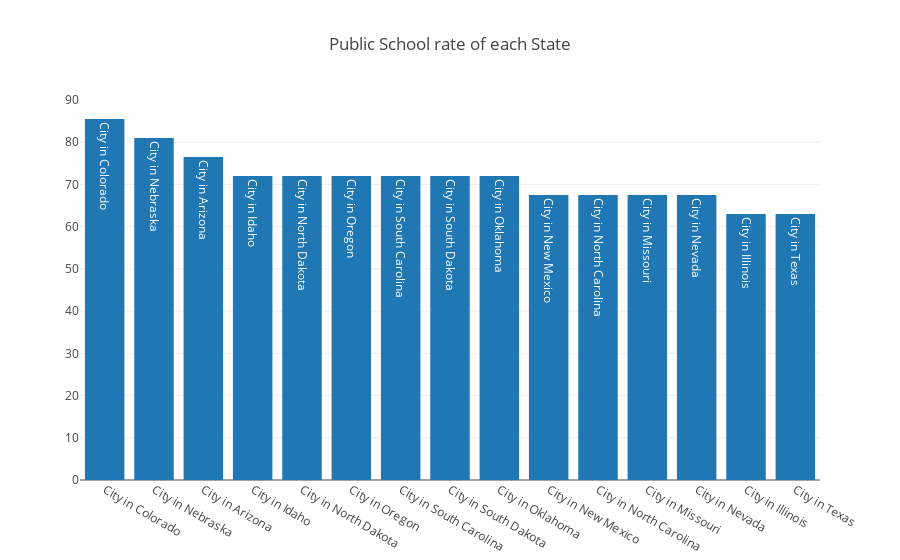

The notebook cell saved with this chart:
### Code cell
import plotly as py
import plotly.graph_objs as go
plotly.offline.init_notebook_mode(connected=True)


real_education = realestate3.groupby('State')['PublicSchool_level'].median().sort_values(ascending=False).reset_index()
real_education2 = real_education.sort_values(by = 'PublicSchool_level', ascending = False).head(n = 15)




data = [Bar(x=real_education2['State'], y=real_education2['PublicSchool_level'], text=real_education2['State'])]
layout = go.Layout(title="Public School rate of each State")

fig = go.Figure(data=data, layout=layout)

plotly.offline.iplot(fig,show_link=False)

### Figure 1 — Plotly figure (JSON) as saved in the notebook; plotly's stock layout.template omitted (floating-point values rounded to 4 significant figures)
{"data": [{"text": ["City in Colorado", "City in Nebraska", "City in Arizona", "City in Idaho", "City in North Dakota", "City in Oregon", "City in South Carolina", "City in South Dakota", "City in Oklahoma", "City in New Mexico", "City in North Carolina", "City in Missouri", "City in Nevada", "City in Illinois", "City in Texas"], "type": "bar", "x": ["City in Colorado", "City in Nebraska", "City in Arizona", "City in Idaho", "City in North Dakota", "City in Oregon", "City in South Carolina", "City in South Dakota", "City in Oklahoma", "City in New Mexico", "City in North Carolina", "City in Missouri", "City in Nevada", "City in Illinois", "City in Texas"], "y": [85.5, 81, 76.5, 72, 72, 72, 72, 72, 72, 67.5, 67.5, 67.5, 67.5, 63, 63]}], "layout": {"title": "Public School rate of each State"}}
